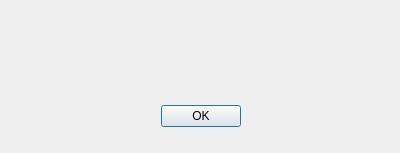
<?xml version="1.0" encoding="UTF-8"?>
<ui version="4.0">
 <class>Dialog</class>
 <widget class="QDialog" name="Dialog">
  <property name="geometry">
   <rect>
    <x>0</x>
    <y>0</y>
    <width>400</width>
    <height>153</height>
   </rect>
  </property>
  <property name="windowTitle">
   <string>Atenção</string>
  </property>
  <property name="windowIcon">
   <iconset>
    <normaloff>icons/python.ico</normaloff>icons/python.ico</iconset>
  </property>
  <widget class="QDialogButtonBox" name="buttonBox">
   <property name="geometry">
    <rect>
     <x>20</x>
     <y>100</y>
     <width>361</width>
     <height>32</height>
    </rect>
   </property>
   <property name="orientation">
    <enum>Qt::Horizontal</enum>
   </property>
   <property name="standardButtons">
    <set>QDialogButtonBox::Ok</set>
   </property>
   <property name="centerButtons">
    <bool>true</bool>
   </property>
  </widget>
  <widget class="QLabel" name="labelException">
   <property name="geometry">
    <rect>
     <x>16</x>
     <y>50</y>
     <width>371</width>
     <height>20</height>
    </rect>
   </property>
   <property name="text">
    <string/>
   </property>
  </widget>
 </widget>
 <resources/>
 <connections>
  <connection>
   <sender>buttonBox</sender>
   <signal>accepted()</signal>
   <receiver>Dialog</receiver>
   <slot>accept()</slot>
   <hints>
    <hint type="sourcelabel">
     <x>248</x>
     <y>254</y>
    </hint>
    <hint type="destinationlabel">
     <x>157</x>
     <y>274</y>
    </hint>
   </hints>
  </connection>
  <connection>
   <sender>buttonBox</sender>
   <signal>rejected()</signal>
   <receiver>Dialog</receiver>
   <slot>reject()</slot>
   <hints>
    <hint type="sourcelabel">
     <x>316</x>
     <y>260</y>
    </hint>
    <hint type="destinationlabel">
     <x>286</x>
     <y>274</y>
    </hint>
   </hints>
  </connection>
 </connections>
</ui>
